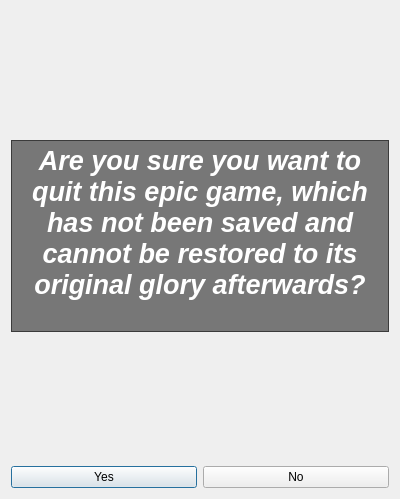
<?xml version="1.0" encoding="UTF-8"?>
<ui version="4.0">
 <class>Dialog_EndGame</class>
 <widget class="QDialog" name="Dialog_EndGame">
  <property name="geometry">
   <rect>
    <x>0</x>
    <y>0</y>
    <width>400</width>
    <height>499</height>
   </rect>
  </property>
  <property name="windowTitle">
   <string>Dialog</string>
  </property>
  <property name="styleSheet">
   <string notr="true">QDialog{
border-image: url(:/images/Image_Volkare);
}</string>
  </property>
  <layout class="QGridLayout" name="gridLayout">
   <item row="3" column="0">
    <widget class="QPushButton" name="pushButton_yes">
     <property name="text">
      <string>Yes</string>
     </property>
    </widget>
   </item>
   <item row="3" column="1">
    <widget class="QPushButton" name="pushButton_no">
     <property name="text">
      <string>No</string>
     </property>
    </widget>
   </item>
   <item row="2" column="0" colspan="2">
    <spacer name="verticalSpacer">
     <property name="orientation">
      <enum>Qt::Vertical</enum>
     </property>
     <property name="sizeHint" stdset="0">
      <size>
       <width>20</width>
       <height>40</height>
      </size>
     </property>
    </spacer>
   </item>
   <item row="0" column="0" colspan="2">
    <spacer name="verticalSpacer_2">
     <property name="orientation">
      <enum>Qt::Vertical</enum>
     </property>
     <property name="sizeHint" stdset="0">
      <size>
       <width>20</width>
       <height>40</height>
      </size>
     </property>
    </spacer>
   </item>
   <item row="1" column="0" colspan="2">
    <widget class="QTextBrowser" name="textBrowser">
     <property name="styleSheet">
      <string notr="true">background-color: rgb(0, 0, 0, 128);</string>
     </property>
     <property name="html">
      <string>&lt;!DOCTYPE HTML PUBLIC &quot;-//W3C//DTD HTML 4.0//EN&quot; &quot;http://www.w3.org/TR/REC-html40/strict.dtd&quot;&gt;
&lt;html&gt;&lt;head&gt;&lt;meta name=&quot;qrichtext&quot; content=&quot;1&quot; /&gt;&lt;style type=&quot;text/css&quot;&gt;
p, li { white-space: pre-wrap; }
&lt;/style&gt;&lt;/head&gt;&lt;body style=&quot; font-family:'MS Shell Dlg 2'; font-size:8.25pt; font-weight:400; font-style:normal;&quot;&gt;
&lt;p align=&quot;center&quot; style=&quot; margin-top:0px; margin-bottom:0px; margin-left:0px; margin-right:0px; -qt-block-indent:0; text-indent:0px;&quot;&gt;&lt;span style=&quot; font-size:20pt; font-weight:600; font-style:italic; color:#ffffff;&quot;&gt;Are you sure you want to quit this epic game, which has not been saved and cannot be restored to its original glory afterwards?&lt;/span&gt;&lt;/p&gt;&lt;/body&gt;&lt;/html&gt;</string>
     </property>
    </widget>
   </item>
  </layout>
 </widget>
 <resources/>
 <connections/>
</ui>
